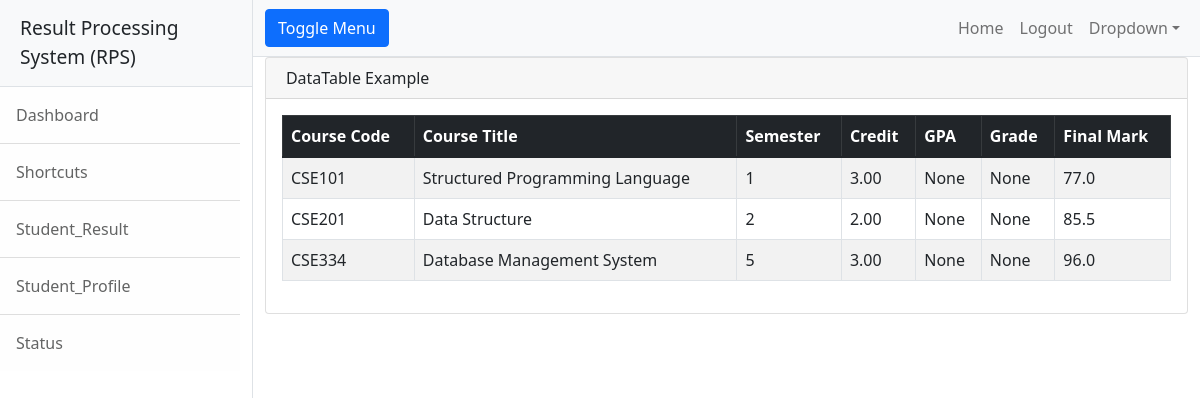
Screenshot of /results/ (signed in) with the database file from the repository.
### rps/models.py (models this page shows, shortened)
class Mark(models.Model):
    student = models.ForeignKey(Student, on_delete=models.CASCADE)
    course = models.ForeignKey(Course, on_delete=models.CASCADE)
    term_test = models.DecimalField(max_digits=20, decimal_places=2)
    attendance = models.IntegerField(default=0)
    total_attendence = models.IntegerField(default=0)
    other_assesment = models.DecimalField(max_digits=20, decimal_places=2)
    semester_final = models.DecimalField(max_digits=20, decimal_places=2)
    final_result = models.DecimalField(max_digits=20, decimal_places=2)
    gpa = models.DecimalField(max_digits=3, decimal_places=2, null=True)
    grade = models.CharField(max_length=2, null=True)
    @property
    def final_result(self):
        final_result = (
            round(
                Decimal(
                    (
                        self.term_test
                        + Decimal((self.attendance / self.total_attendence) * 10)
                        + self.other_assesment
                        + (self.semester_final) * Decimal("0.6")
                    )
                )
                / Decimal("0.5")
            )
            * 0.5
        )
        return final_result
    class Meta:
        unique_together = (("student", "course"),)

class Course(models.Model):
    course_code = models.CharField(primary_key=True, max_length=20)
    course_name = models.CharField(max_length=50)
    department = models.ForeignKey(Department, on_delete=models.CASCADE)
    semester = models.IntegerField()
    credit_no = models.DecimalField(max_digits=20, decimal_places=2)
    teacher = models.ForeignKey(Teacher, on_delete=models.PROTECT)
    class Meta:
        constraints = [
            models.UniqueConstraint(
                fields=["course_code", "department", "semester"],
                name="unique_subject",
            )
        ]
        ordering = ["department", "semester", "course_code"]

### rps/views.py (the view)
# urls.py: path("results/", views.results_view, name="result"),
@login_required(login_url="login")
@user_passes_test(is_student, login_url="home")
def results_view(request):
    query_set = Mark.objects.filter(student__user=request.user)
    return render(request, "results.html", {"marks": list(query_set)})

### rps/views.py (called while the page is built)
def is_student(user):
    if user:
        return user.is_student
    return False

### rps/templates/rps/results.html (shortened to what this page needs)
{% extends "rps/base.html" %}
{% block content %}
    <div class="card mb-4">
        <div class="card-header">
            DataTable Example
        </div>
        <div class="card-body">
            <table class="table table-bordered table-striped" id="datatablesSimple">
                <thead class="table-dark">
                    <tr>
                        <th>Course Code</th>
                        <th>Course Title</th>
                        <th>Semester</th>
                        <th>Credit</th>
                        <th>GPA</th>
                        <th>Grade</th>
                        <th>Final Mark</th>
                    </tr>
                </thead>
                <tbody>
                    {% for mark in marks %}
                        <tr>
                            <td> {{mark.course.course_code}} </td>
                            <td> {{mark.course.course_name}} </td>
                            <td> {{mark.course.semester}} </td>
                            <td> {{mark.course.credit_no}} </td>
                            <td> {{mark.gpa}} </td>
                            <td> {{mark.grade}} </td>
                            <td> {{mark.final_result}} </td>
                        </tr>
                    {% endfor %}
                </tbody>
            </table>
        </div>
    </div>
    {% load static %}
{% endblock %}

### rows the page displays
Mark: course.course_code "CSE101", course.course_name "Structured Programming Language", course.semester "1", course.credit_no "3.00", gpa "None", grade "None", final_result "77.0"
Mark: course.course_code "CSE201", course.course_name "Data Structure", course.semester "2", course.credit_no "2.00", gpa "None", grade "None", final_result "85.5"
Mark: course.course_code "CSE334", course.course_name "Database Management System", course.semester "5", course.credit_no "3.00", gpa "None", grade "None", final_result "96.0"
